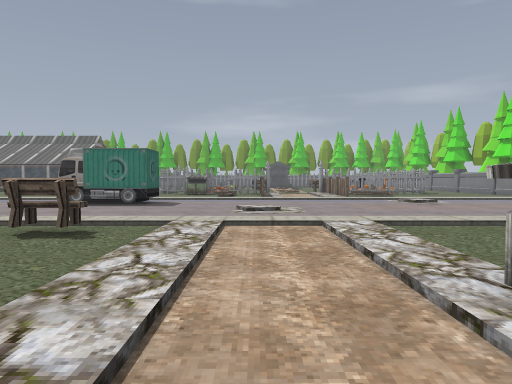
[1] (above)

24 first-person views from a walk through a Godot game level. The camera is 1.4 m above the floor, tilts 2° down and sees 70° across. The floor is counted in squares, 2 m on a side. Each view is taken from the middle of a square. On the plan, view 1 faces up. The plan holds only what a view shows up to about 11 squares ahead; the rest is blank. The place goes on beyond the plan. Some surface patterns are stand-ins.

[2]
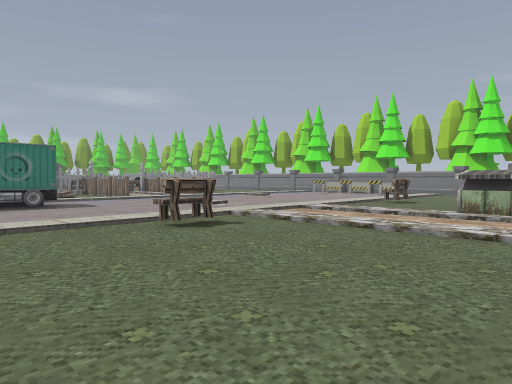

[3]
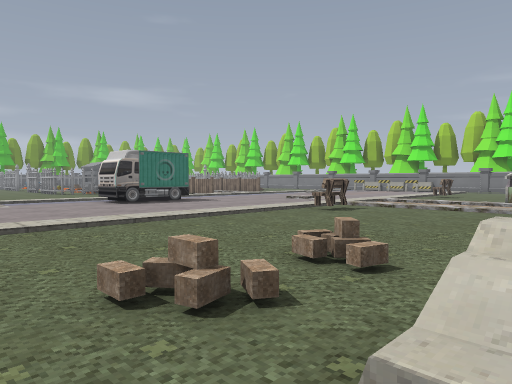

[4]
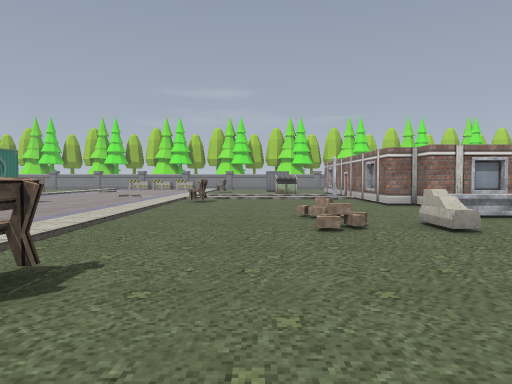

[5]
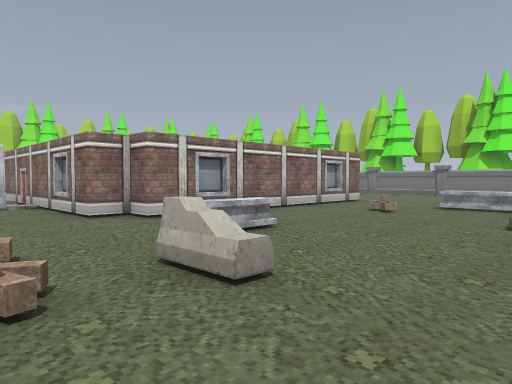

[6]
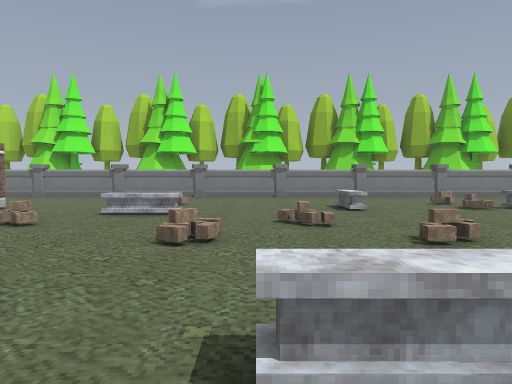

[7]
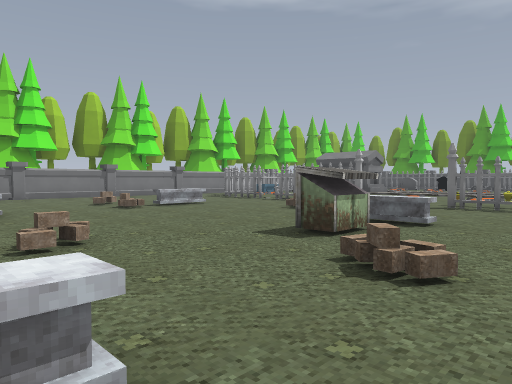

[8]
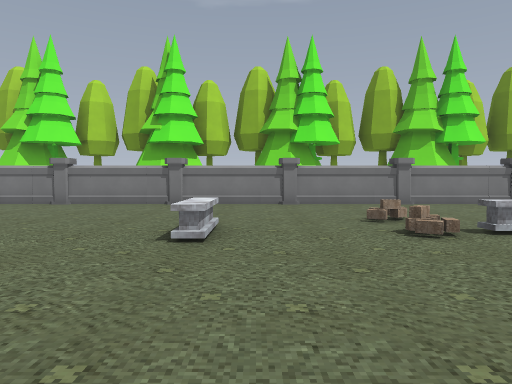

[9]
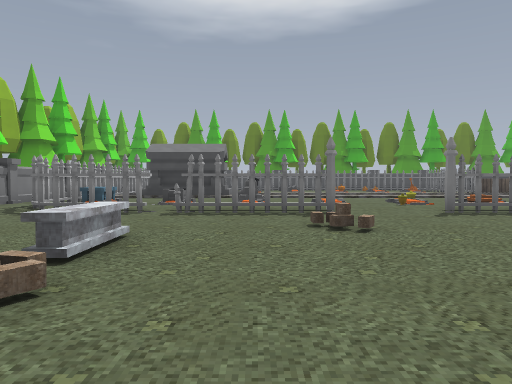

[10]
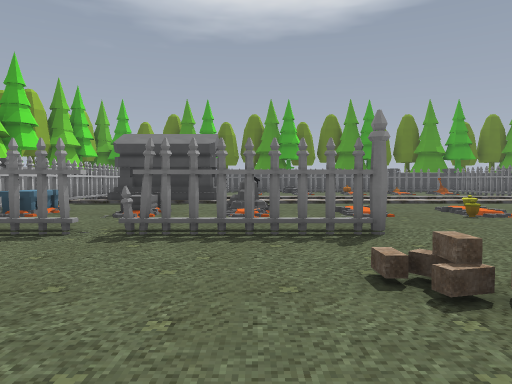

[11]
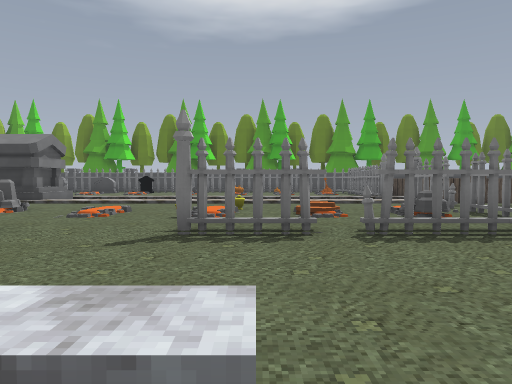

[12]
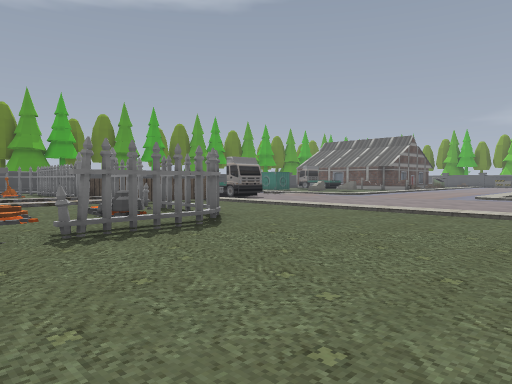

[13]
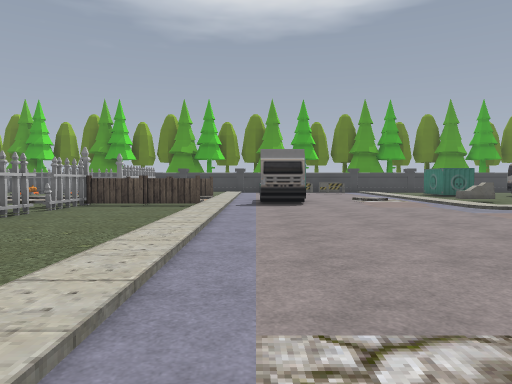

[14]
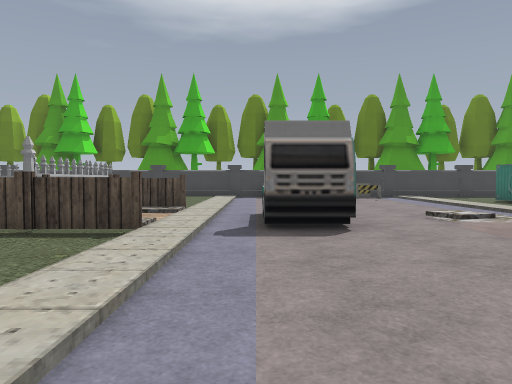

[15]
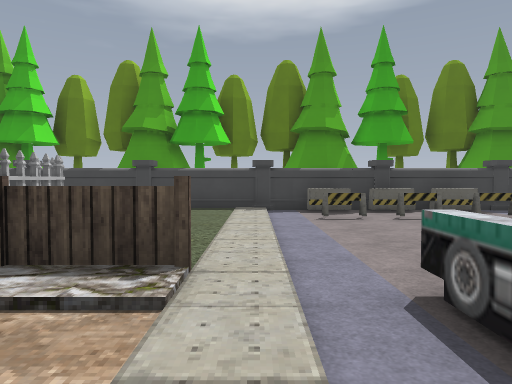

[16]
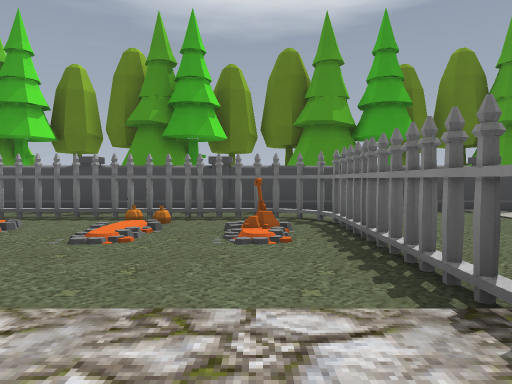

[17]
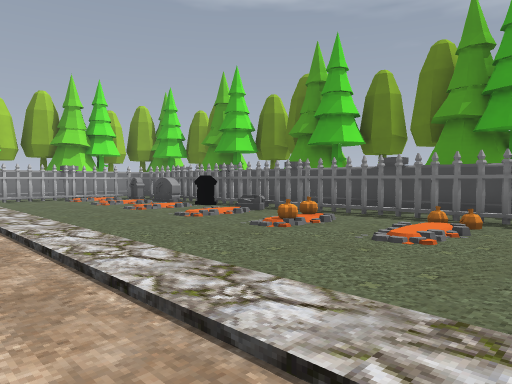

[18]
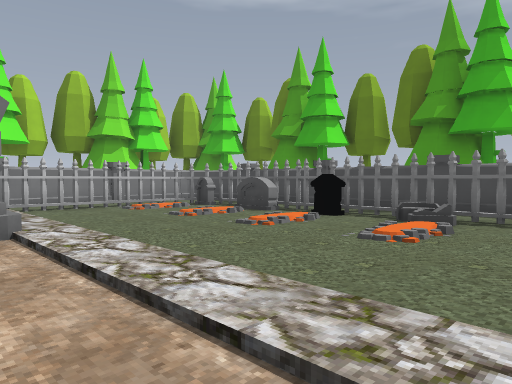

[19]
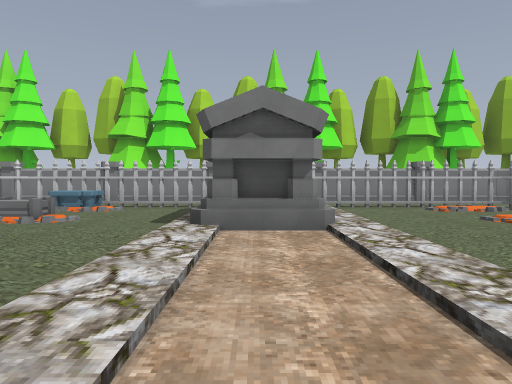

[20]
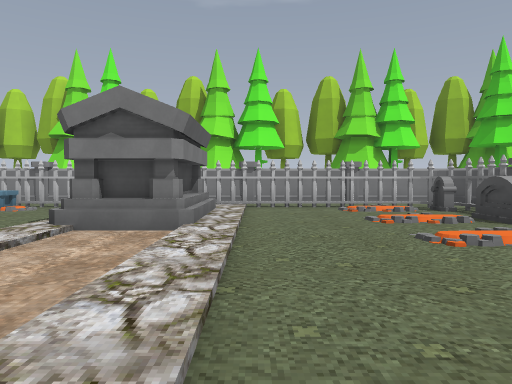

[21]
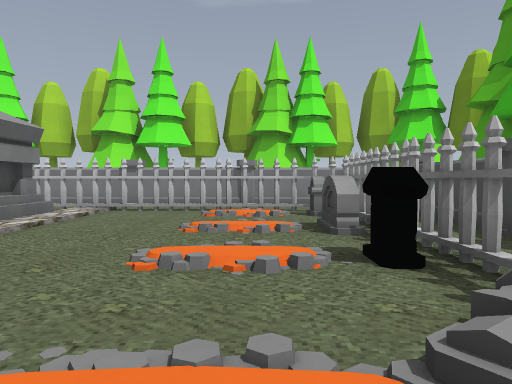

[22]
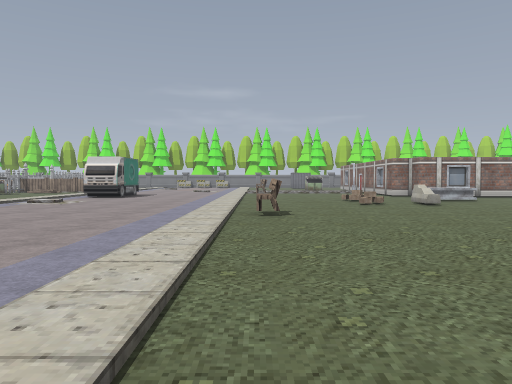

[23]
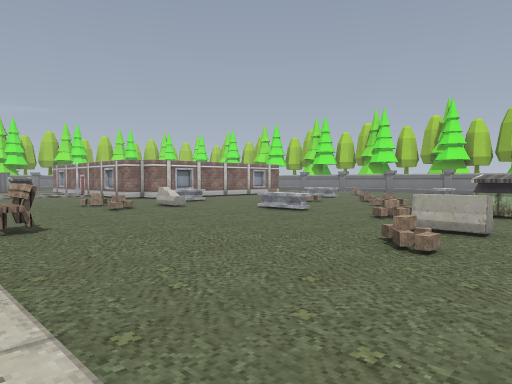

[24]
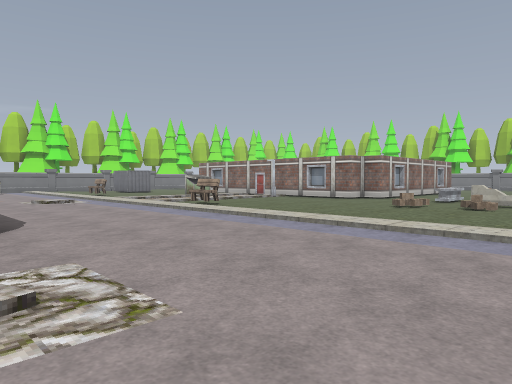

### Floor plan
Key: @ floor where view 1 was taken; # wall or solid block; . main floor; : floor 0.25 m higher than the main floor; / step, stairs or slope; = window, fence, low wall or low ledge; ^ raised ledge; T truck; B bench; U dumpster; F fence; R rock; A altar; E tree; M tombstone; O other object.
Columns run from 38 left of view 1 to 7 right of it. Each row starts with its distance up from view 1.
 11   #.=....//......          ..//..T #......//..
 10 EE......../.........      ................./..
  9   #.=.  ............    .....................
  8   #.=....TT........./  .............../......
  7  #................../.......................
  6  #:::::::::::::::::::::::::::::::::::::::::
  5  #......=/.=..............B........B.:./...B
  4 EE......=/ #.........................:./....
  3 E.#  ...   =.........................:./....
  2  #..#FFFFF FFFFF#...........././.....:./U
  1  #.F.O/../.:..R.F....................:./
  0   #F...../.:....F.....#......=.......:@/
 -1 EE#FO//../.:../.F.........^^...^..#######
 -2 E #F...../.:....F...^..........^.##
 -3   #F./O../.:.///F...^.U..........#
 -4   #F...../.:................/....#
 -5 EE#F///../.:..:.F................#
 -6 E #F...../.:....F................#
 -7   #F^//../.:..R.F............^^..#
 -8   #F.....///....F........^.......##
 -9   #FM//..^#/..A.....^^=..^.... ...#
-10 EE.FM....^#/....F...../....../ ...
-11 E#..M//..##/..A.#.............  ..
-12  ##.#FFFFFFFFFFF#..............
-13   #............................
-14   ##############################

Positions as (right, up) in squares from view 1, and headings:
1: (0, 0), facing up
2: (-6, 0), facing up-right
3: (-10, 0), facing up-right
4: (-14, 3), facing right
5: (-11, 2), facing down-right
6: (-11, 0), facing down
7: (-12, 0), facing down-left
8: (-14, -4), facing down
9: (-14, -7), facing left
10: (-17, -7), facing left
11: (-17, -2), facing left
12: (-17, -2), facing up-left
13: (-17, 7), facing left
14: (-22, 7), facing left
15: (-27, 6), facing left
16: (-28, 1), facing left
17: (-28, 1), facing down-left
18: (-28, -3), facing down-left
19: (-28, -3), facing down
20: (-30, -3), facing down
21: (-33, -4), facing down
22: (-19, 5), facing right
23: (-18, 6), facing down-right
24: (-11, 11), facing down-right
